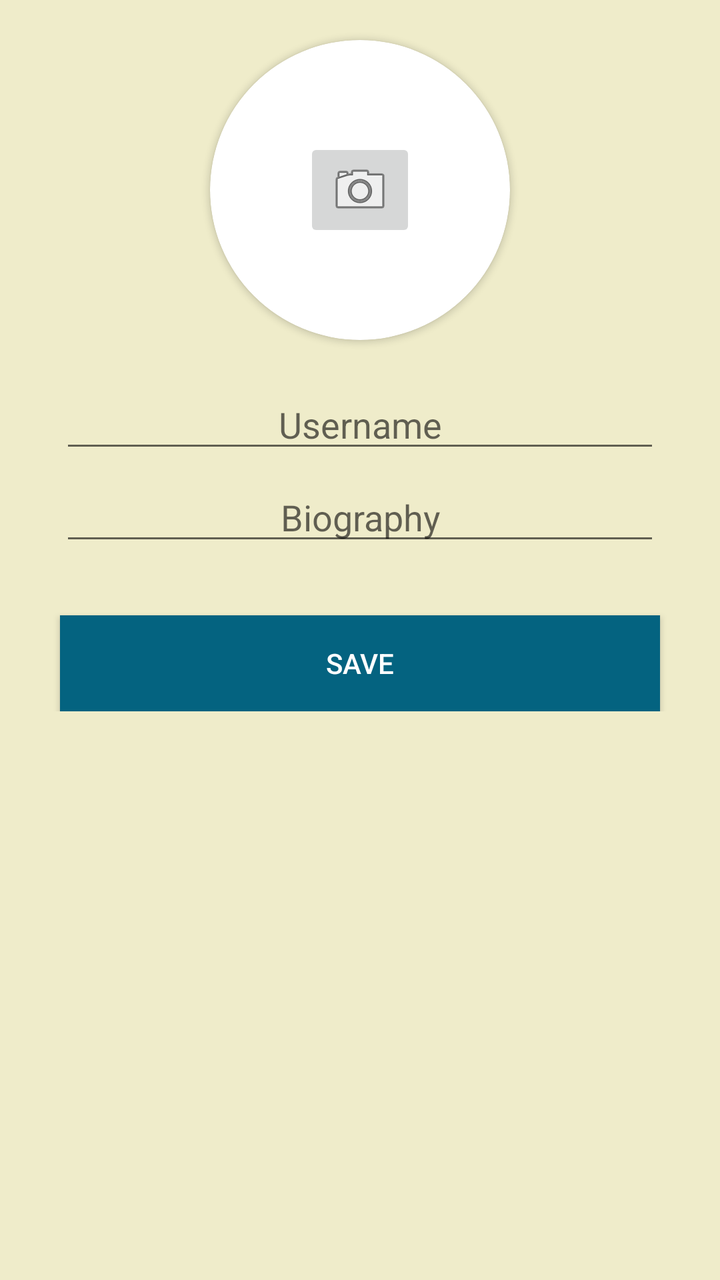
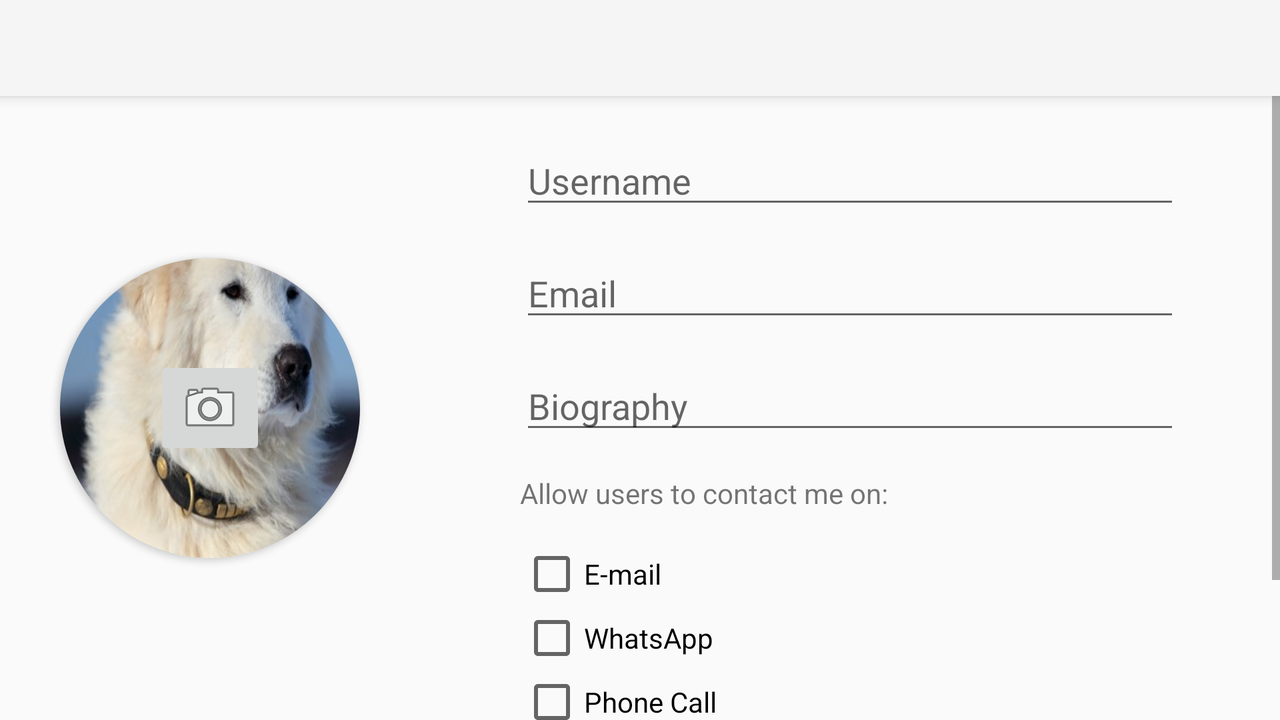

An Android layout and its configuration variant, each rendered on a device that would load it. The default file and the variant file are quoted in full after the pictures.
<!-- AndroidManifest.xml: application theme Theme.AppCompat.Light.NoActionBar -->
<!-- res/layout/activity_edit_user.xml -->
<?xml version="1.0" encoding="utf-8"?>
<LinearLayout xmlns:android="http://schemas.android.com/apk/res/android"
    android:layout_height="match_parent"
    android:layout_width="match_parent"
    xmlns:app="http://schemas.android.com/apk/res-auto"
    android:orientation="vertical"
    android:focusable="true"
    android:focusableInTouchMode="true">

    <ScrollView android:layout_height="match_parent"
        android:layout_width="match_parent"
        android:background="@color/colorPrimary"
        xmlns:android="http://schemas.android.com/apk/res/android">

        <LinearLayout xmlns:android="http://schemas.android.com/apk/res/android"
            xmlns:app="http://schemas.android.com/apk/res-auto"
            xmlns:tools="http://schemas.android.com/tools"
            android:layout_width="match_parent"
            android:layout_height="wrap_content"
            android:orientation="vertical"
            tools:context="com.afec.bookshelf.EditUser">

            <android.support.v7.widget.CardView
                android:layout_width="150dp"
                android:layout_height="150dp"
                android:layout_gravity="center"
                android:layout_marginBottom="20dp"
                android:layout_marginTop="20dp"
                android:innerRadius="0dp"
                android:shape="ring"
                app:cardCornerRadius="75dp">

                <ImageView
                    android:id="@+id/editImmagineUtente"
                    android:layout_width="wrap_content"
                    android:layout_height="wrap_content"
                    android:layout_gravity="center_horizontal"
                    android:contentDescription="@string/user_profile_image"
                    android:scaleType="centerCrop" />

                <ImageButton
                    android:id="@+id/edit_profile_image_bt"
                    android:layout_width="wrap_content"
                    android:layout_height="wrap_content"
                    android:layout_gravity="center_vertical|center_horizontal"
                    android:contentDescription="@string/user_profile_image"
                    app:srcCompat="@android:drawable/ic_menu_camera" />
            </android.support.v7.widget.CardView>

            <EditText
                android:id="@+id/editNomeUtente"
                android:layout_width="match_parent"
                android:layout_height="wrap_content"
                android:layout_marginBottom="5dp"
                android:layout_marginLeft="30dp"
                android:layout_marginRight="30dp"
                android:ems="10"
                android:hint="@string/nome_utente"
                android:inputType="textPersonName"
                android:maxLength="50"
                android:textAlignment="center"
                android:textSize="18sp" />

            <EditText
                android:id="@+id/editBioUtente"
                android:layout_width="match_parent"
                android:layout_height="wrap_content"
                android:layout_marginBottom="15dp"
                android:layout_marginLeft="30dp"
                android:layout_marginRight="30dp"
                android:ems="10"
                android:hint="@string/biografia"
                android:inputType="textMultiLine"
                android:maxLength="140"
                android:textAlignment="center"
                android:textSize="18sp" />
            


            <Button
                android:id="@+id/button_edit_confirm"
                android:layout_width="match_parent"
                android:layout_height="wrap_content"
                android:layout_gravity="end"
                android:layout_marginTop="15dp"
                android:layout_marginLeft="30dp"
                android:layout_marginRight="30dp"
                android:background="@color/colorPrimaryDark"
                android:text="@string/save"
                android:textColor="@android:color/white" />

        </LinearLayout>
</ScrollView>
</LinearLayout>
<!-- resources referenced by this layout -->
<resources>
  <color name="colorPrimary">#EFECCA</color>
  <color name="colorPrimaryDark">#046380</color>
  <string name="biografia">Biography</string>
  <string name="nome_utente">Username</string>
  <string name="save">Save</string>
  <string name="user_profile_image">User profile image</string>
</resources>
<!-- res/layout-land/activity_edit_user.xml (the repository's variant of the layout above) -->
<!-- drawn on the phone turned sideways -->
<?xml version="1.0" encoding="utf-8"?>
<LinearLayout xmlns:android="http://schemas.android.com/apk/res/android"
    xmlns:app="http://schemas.android.com/apk/res-auto"
    xmlns:tools="http://schemas.android.com/tools"
    android:layout_width="match_parent"
    android:layout_height="match_parent"
    android:orientation="vertical"
    tools:context="com.afec.bookshelf.EditUser">

    <android.support.v7.widget.Toolbar
        android:id="@+id/show_toolbar"
        android:layout_width="match_parent"
        android:layout_height="?attr/actionBarSize"
        android:background="?attr/colorPrimary"
        android:elevation="4dp"
        android:theme="@style/ThemeOverlay.AppCompat.ActionBar"
        app:popupTheme="@style/ThemeOverlay.AppCompat.Light" />

    <LinearLayout
        android:layout_width="match_parent"
        android:layout_height="match_parent">

        <android.support.v7.widget.CardView
            android:layout_width="150dp"
            android:layout_height="150dp"
            android:layout_gravity="center"
            android:layout_margin="30dp"
            android:innerRadius="0dp"
            android:shape="ring"
            app:cardCornerRadius="75dp">

            <ImageView
                android:id="@+id/editImmagineUtente"
                android:layout_width="wrap_content"
                android:layout_height="wrap_content"
                android:layout_gravity="center_horizontal"
                android:background="@drawable/imgprofilo"
                android:scaleType="centerCrop"/>
            <ImageButton
                android:id="@+id/edit_profile_image_bt"
                android:layout_width="wrap_content"
                android:layout_height="wrap_content"
                android:layout_gravity="center_vertical|center_horizontal"
                app:srcCompat="@android:drawable/ic_menu_camera" />
        </android.support.v7.widget.CardView>

        <ScrollView xmlns:android="http://schemas.android.com/apk/res/android"
            android:layout_width="match_parent"
            android:layout_height="match_parent">

            <LinearLayout
                android:layout_width="match_parent"
                android:layout_height="match_parent"
                android:gravity="center_vertical"
                android:orientation="vertical"
                android:padding="20dp">

                <EditText
                    android:id="@+id/editNomeUtente"
                    android:layout_width="match_parent"
                    android:layout_height="wrap_content"
                    android:layout_marginBottom="15dp"
                    android:layout_marginLeft="30dp"
                    android:layout_marginRight="30dp"
                    android:ems="10"
                    android:hint="@string/nome_utente"
                    android:inputType="textPersonName" />

                <EditText
                    android:id="@+id/editEmailUtente"
                    android:layout_width="match_parent"
                    android:layout_height="wrap_content"
                    android:layout_marginBottom="15dp"
                    android:layout_marginLeft="30dp"
                    android:layout_marginRight="30dp"
                    android:ems="10"
                    android:hint="@string/email"
                    android:inputType="textEmailAddress" />

                <EditText
                    android:id="@+id/editBioUtente"
                    android:layout_width="match_parent"
                    android:layout_height="wrap_content"
                    android:layout_marginBottom="15dp"
                    android:layout_marginLeft="30dp"
                    android:layout_marginRight="30dp"
                    android:ems="10"
                    android:hint="@string/biografia"
                    android:inputType="textMultiLine" />
                <TextView
                    android:id="@+id/textView"
                    android:layout_width="match_parent"
                    android:layout_height="wrap_content"
                    android:layout_marginBottom="15dp"
                    android:layout_marginLeft="30dp"
                    android:layout_marginRight="30dp"
                    android:text="@string/contact_methods" />

                <CheckBox
                    android:id="@+id/email_cb"
                    android:layout_width="match_parent"
                    android:layout_height="wrap_content"
                    android:layout_marginLeft="30dp"
                    android:layout_marginRight="30dp"
                    android:text="E-mail" />

                <CheckBox
                    android:id="@+id/whatsapp_cb"
                    android:layout_width="match_parent"
                    android:layout_height="wrap_content"
                    android:layout_marginLeft="30dp"
                    android:layout_marginRight="30dp"
                    android:text="WhatsApp" />

                <CheckBox
                    android:id="@+id/call_cb"
                    android:layout_width="match_parent"
                    android:layout_height="wrap_content"
                    android:layout_marginLeft="30dp"
                    android:layout_marginRight="30dp"
                    android:text="Phone Call" />

                <Button
                    android:id="@+id/button_edit_confirm"
                    android:layout_width="wrap_content"
                    android:layout_height="wrap_content"
                    android:layout_gravity="center"
                    android:layout_marginBottom="15dp"
                    android:layout_marginLeft="30dp"
                    android:layout_marginRight="30dp"
                    android:text="Confirm changes" />

            </LinearLayout>
        </ScrollView>
    </LinearLayout>


</LinearLayout>
<!-- resources referenced by the variant -->
<!-- as the phone turned sideways resolves them -->
<resources>
  <!-- drawable imgprofilo: jpeg bitmap (drawable, 16785 bytes) -->
  <string name="biografia">Biography</string>
  <string name="contact_methods">Allow users to contact me on:</string>
  <string name="email">Email</string>
  <string name="nome_utente">Username</string>
</resources>
